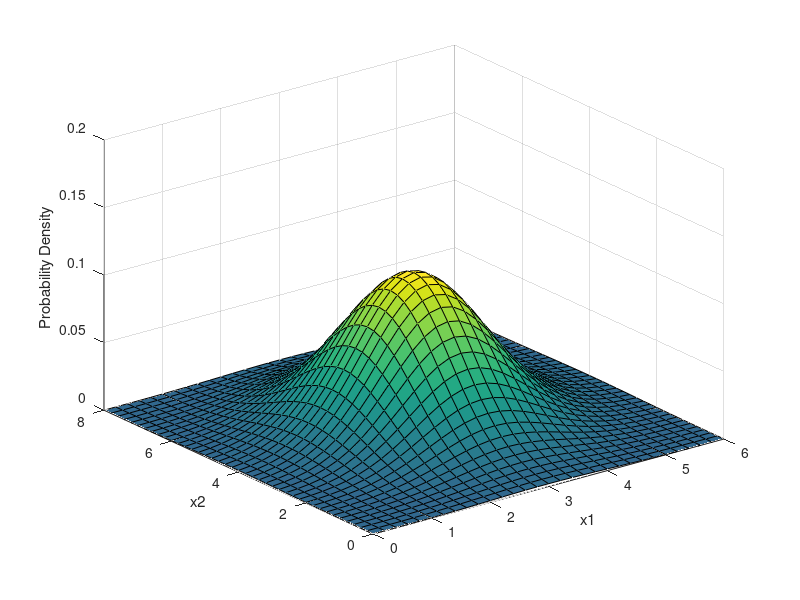

MATLAB code for this plot:
%Assignment 3

mu = [3 4];
Sigma = [ 1 0 ; 0 2];


%Question 1
x1 = 0:.2:6; x2 = 0:.2:8;
[X1,X2] = meshgrid(x1,x2);
F = mvnpdf([X1(:) X2(:)],mu,Sigma);
F = reshape(F,length(x2),length(x1));
surf(x1,x2,F);
caxis([min(F(:))-.5*range(F(:)),max(F(:))]);
axis([0 6 0 8 0 0.2])
xlabel('x1'); ylabel('x2'); zlabel('Probability Density');

%Question 2
Y = [10 10];
X = mvnrnd(mu,Sigma,1000);
d2_mahal = mahal(Y,X)
%Question 3
Y = [0 0];
X = mvnrnd(mu,Sigma,1000);
d2_mahal = mahal(Y,X)
%Question 4
Y = [3 4];
X = mvnrnd(mu,Sigma,1000);
d2_mahal = mahal(Y,X)
%Question 5
Y = [6 8];
X = mvnrnd(mu,Sigma,1000);
d2_mahal = mahal(Y,X)